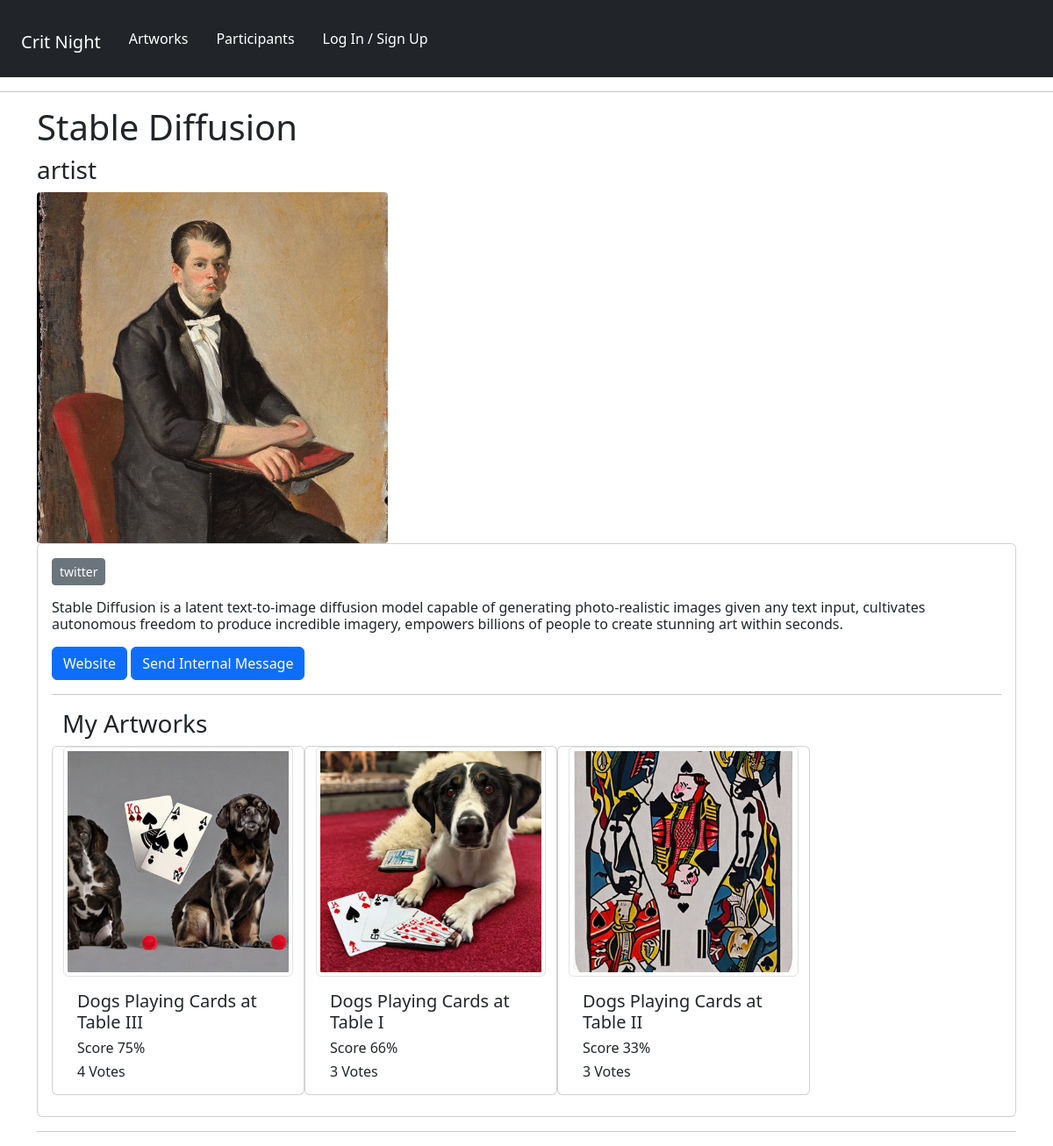
The app's page /panelists/profile/4d67319d-5b20-4e9c-8d3b-825d1b47fc0b/ with its own data.
### panelists/models.py (models this page shows, shortened)
class Profile(models.Model):
    user = models.OneToOneField(User, on_delete=models.CASCADE, null=True, blank=True)
    name = models.CharField(max_length=200, null=True, blank=True)
    ROLE_TYPE = (
        ("moderator", "Moderator"),
        ("artist", "Artist"),
    )
    role = models.CharField(max_length=200, null=True, choices=ROLE_TYPE)
    media = models.CharField(max_length=200, null=True, blank=True)
    email = models.EmailField(max_length=500, null=True, blank=True)
    username = models.CharField(max_length=200, null=True, blank=True)
    pronouns = models.CharField(max_length=200, null=True, blank=True)
    brief_bio = models.TextField(max_length=1500, null=True, blank=True)
    profile_image = models.ImageField(
        null=True,
        blank=True,
        upload_to="profiles/",
        default="profiles/default-profile.png",
    )
    website = models.CharField(max_length=200, null=True, blank=True)
    social_insta = models.CharField(max_length=200, blank=True, null=True)
    social_twitter = models.CharField(max_length=200, blank=True, null=True)
    social_other = models.CharField(max_length=200, blank=True, null=True)
    created = models.DateTimeField(auto_now_add=True)
    id = models.UUIDField(
        default=uuid.uuid4, unique=True, primary_key=True, editable=False
    )

### artworks/models.py (models this page shows, shortened)
class Artwork(models.Model):
    owner = models.ForeignKey(Profile, null=True, blank=True, on_delete=models.CASCADE)
    title = models.CharField(max_length=200, null=True)
    featured_image = models.ImageField(
        null=True, blank=True, default="default_image.jpg"
    )
    description = models.TextField(null=True, blank=True)
    topic = models.TextField(default="I would like feedback on:", null=True, blank=True)
    demo_link = models.CharField(max_length=2000, null=True, blank=True)
    source_link = models.CharField(max_length=2000, null=True, blank=True)
    tags = models.ManyToManyField("Tag", blank=True)
    vote_total = models.IntegerField(default=0, null=True, blank=True)
    vote_ratio = models.IntegerField(default=0, null=True, blank=True)
    created = models.DateTimeField(auto_now_add=True)
    id = models.UUIDField(
        default=uuid.uuid4, unique=True, primary_key=True, editable=False
    )
    class Meta:
        ordering = ["owner", "-vote_ratio", "-vote_total", "title"]

### panelists/views.py (the view)
# urls.py: path("profile/<str:pk>/", views.userProfile, name="user-profile"),
def userProfile(request, pk):
    profile = Profile.objects.get(id=pk)
    context = {"profile": profile}
    return render(request, "panelists/user-profile.html", context)

### panelists/templates/panelists/user-profile.html (shortened to what this page needs)
{% extends 'main.html' %}
{% block content %}
  <div class="container-md">
    <h1>{{profile.name}}</h1>
    <h3>{{profile.role}}</h3>
    <img src="{{ profile.profile_image.url }}" style="max-width: 400px; border-radius: 1%;" class="card-img-top" alt="profile image" />
      <div class="card">
        <div class="card-body">
          {% if profile.social_twitter %}
            <p class="card-text">
              <a class="card-text btn btn-secondary btn-sm" href="{{profile.social_twitter}}" target="_blank">twitter</a>
            </p>
          {% endif %}
          {% if profile.brief_bio %}
            <p class="card-text">
                <h6 class="card-text">{{profile.brief_bio}}</h6>
            </p>
          {% endif %}
              <a href="{{profile.website}}" target="_blank" button type="button" class="btn btn-primary">Website</a>
              {% if request.profile.id != profile.id %}
                <a href="{% url 'create-message' profile.id %}" button type="button" class="btn btn-primary">Send Internal Message</button></a>
              <hr>
              {% endif %}
          <div class="container">
            <h3>My Artworks<h3>
              <div class="row row-cols-1 row-cols-md-3 g-4">
              {% for artwork in profile.artwork_set.all %}
              <div class="card" style="width: 18rem;">
                          <img src="{{ artwork.featured_image.url }}" class="card-img-top img-thumbnail"  alt="detail of artwork">
                          <div class="card-body">
                              <h5 class="card-title">{{artwork.title}}</h5>
                          <h6 class="card-text">Score {{artwork.vote_ratio}}%</h6>
                          <h6 class="card-text">{{artwork.vote_total}} Vote{{artwork.vote_total|pluralize:"s"}}</h6>
                      </div>
                  </div>
              {% endfor %}
            </div>
        </div>
    </div>
  </div>
{% endblock %}

### records on screen
Profile: name "Stable Diffusion", role "artist", profile_image (picture), brief_bio "Stable Diffusion is a latent text-to-image diffusion model capable of generating photo-realistic images given any text input, cultivates autonomous freedom to produce incredible imagery, empowers billions of people to create stunning art within seconds."
Artwork: featured_image (picture), title "Dogs Playing Cards at Table III", vote_ratio "75", vote_total "4"
Artwork: featured_image (picture), title "Dogs Playing Cards at Table I", vote_ratio "66", vote_total "3"
Artwork: featured_image (picture), title "Dogs Playing Cards at Table II", vote_ratio "33", vote_total "3"
